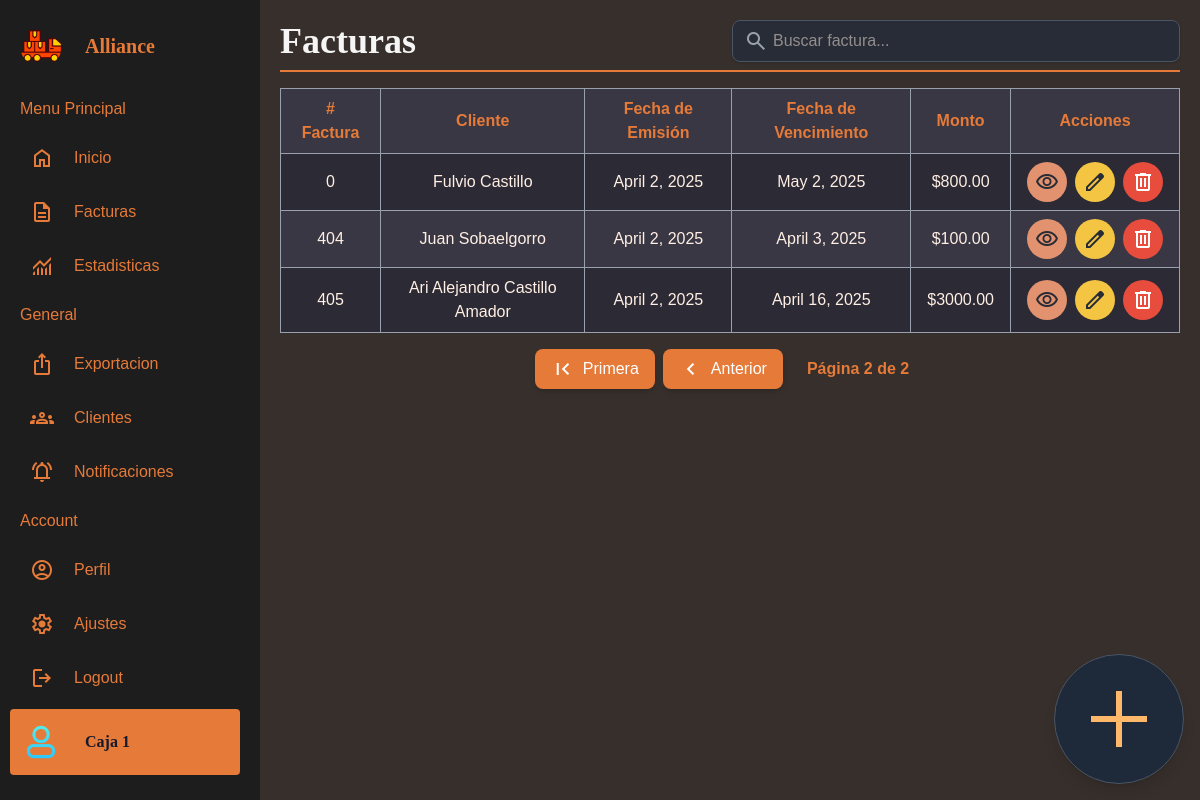
The app's page /facturas/?page=2, older data.
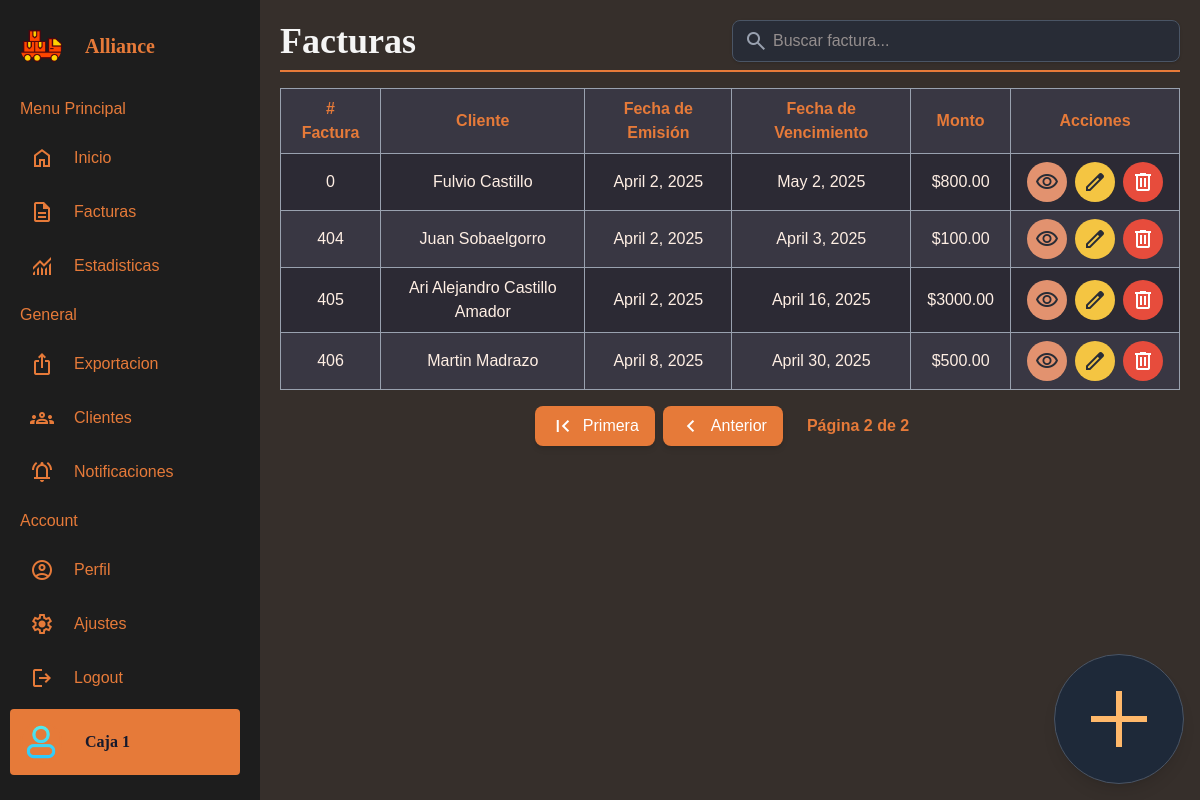
The same page, newer data.
### facturas/models.py (models this page shows, shortened)
class Invoice(models.Model):
    ESTADOS_FACTURA = [
        ('pendiente', 'Pendiente'),
        ('pagado', 'Pagado'),
        ('cancelado', 'Cancelado'),
    ]
    INVOICE_TYPES = [
        ('Ingreso', 'Ingreso'),
        ('Egreso', 'Egreso'),
        ('Caja', 'Caja'),
    ]
    client = models.ForeignKey(Client, related_name="invoices", on_delete=models.CASCADE)
    provider = models.CharField(max_length=100, blank=True, null=True)
    emitted_date = models.DateField(default=now)
    expire_date = models.DateField(null=True, blank=True)
    state = models.CharField(max_length=10, choices=ESTADOS_FACTURA, default='pagado')
    invoice_type = models.CharField(max_length=10, choices=INVOICE_TYPES, default='Ingreso')
    print_number = models.PositiveIntegerField(default=0)
    created_at = models.DateTimeField(auto_now_add=True)
    description = models.TextField(blank=True, null=True)
    @property
    def calc_total(self):
        return sum(service.price for service in self.services.all())  # Usando related_name="services"

class Service(models.Model):
    invoice = models.ForeignKey(Invoice, related_name="services", on_delete=models.CASCADE)
    specification = models.TextField(blank=True, null=True)
    price = models.DecimalField(max_digits=10, decimal_places=2)

### clientes/models.py (models this page shows)
class Client(models.Model):
    name = models.CharField(max_length=100)
    address = models.CharField(max_length=200, blank=True, null=True)
    phone = models.CharField(
        max_length=15,
        blank=True,
        null=True,
        validators=[RegexValidator(regex=r'^\d{7,15}$', message="Número inválido")]
    )
    ruc = models.CharField(max_length=13, default="None")
    def __str__(self):
        return self.name

### facturas/views.py (the view)
# urls.py: path('', views.invoice_list, name='invoice_list'),
def invoice_list(request):
    invoice_list = Invoice.objects.all()  # O cualquier filtro que estés utilizando
    paginator = Paginator(invoice_list, 10)  # 10 facturas por página
    page_number = request.GET.get('page')
    page_obj = paginator.get_page(page_number)
    return render(request, 'facturas/invoices_list.html', {'page_obj': page_obj})

### facturas/templates/facturas/invoices_list.html (shortened to what the changed rows need)
{% extends 'base.html' %}
{% block content %}
<div class="flex items-center justify-between gap-4 border-b-2 border-[#e67a39] pb-2">
    <h2 class="text-4xl font-semibold text-[#f5f5f5]">
        Facturas
    </h2>
</div>
<table class="table-auto border-collapse border border-[#e67a39] w-full mt-4">
    <thead>
        <tr class="bg-[#393743]">
            <th class="border border-gray-400 px-4 py-2 text-[#e67a39] text-center"># Factura</th>
            <th class="border border-gray-400 px-4 py-2 text-[#e67a39] text-center">Cliente</th>
            <th class="border border-gray-400 px-4 py-2 text-[#e67a39] text-center">Fecha de Emisión</th>
            <th class="border border-gray-400 px-4 py-2 text-[#e67a39] text-center">Fecha de Vencimiento</th>
            <th class="border border-gray-400 px-4 py-2 text-[#e67a39] text-center">Monto</th>
            <th class="border border-gray-400 px-4 py-2 text-[#e67a39] text-center">Acciones</th>
        </tr>
    </thead>
    <tbody id="invoice-body">
        {% for invoice in page_obj %}
        <tr class="hover:bg-[#2c2a34] {% if forloop.counter|divisibleby:2 %}bg-[#393743]{% else %}bg-[#2c2a34]{% endif %}">
            <td class="border border-gray-400 px-4 py-2 text-center text-primary">{{ invoice.print_number }}</td>
            <td class="border border-gray-400 px-4 py-2 text-center text-primary">{{ invoice.client }}</td>
            <td class="border border-gray-400 px-4 py-2 text-center text-primary">{{ invoice.emitted_date }}</td>
            <td class="border border-gray-400 px-4 py-2 text-center text-primary">{{ invoice.expire_date|default:"Sin vencimiento" }}</td>
            <td class="border border-gray-400 px-4 py-2 text-center text-primary">${{ invoice.calc_total }}</td>
            <td class="border border-gray-400 px-4 py-2 text-center">
                <div class="flex justify-center space-x-2">
                    <a href="{% url 'invoice_detail' invoice.id %}" class="bg-[#e2926f] text-[#282c36] hover:bg-[#ff9b67] w-10 h-10 flex items-center justify-center rounded-full transition duration-300 ease-in-out">
                        <span class="material-symbols-outlined text-lg">visibility</span>
                    </a>
                    <a href="{% url 'edit_invoice' invoice.id %}" class="bg-[#f4c542] text-[#282c36] hover:bg-[#f6d161] w-10 h-10 flex items-center justify-center rounded-full transition duration-300 ease-in-out">
                        <span class="material-symbols-outlined text-lg">edit</span>
                    </a>
                    <a href="{% url 'delete_invoice' invoice.id %}" class="bg-[#e74c3c] text-white hover:bg-[#ff6b5c] w-10 h-10 flex items-center justify-center rounded-full transition duration-300 ease-in-out">
                        <span class="material-symbols-outlined text-lg">delete</span>
                    </a>
                </div>
            </td>
        </tr>
        {% endfor %}
    </tbody>
</table>
{% endblock %}

Row changes from the older to the newer data that the page shows:
added Invoice: print_number "406", client "Martin Madrazo", emitted_date "April 8, 2025", expire_date "April 30, 2025", calc_total "500.00"
